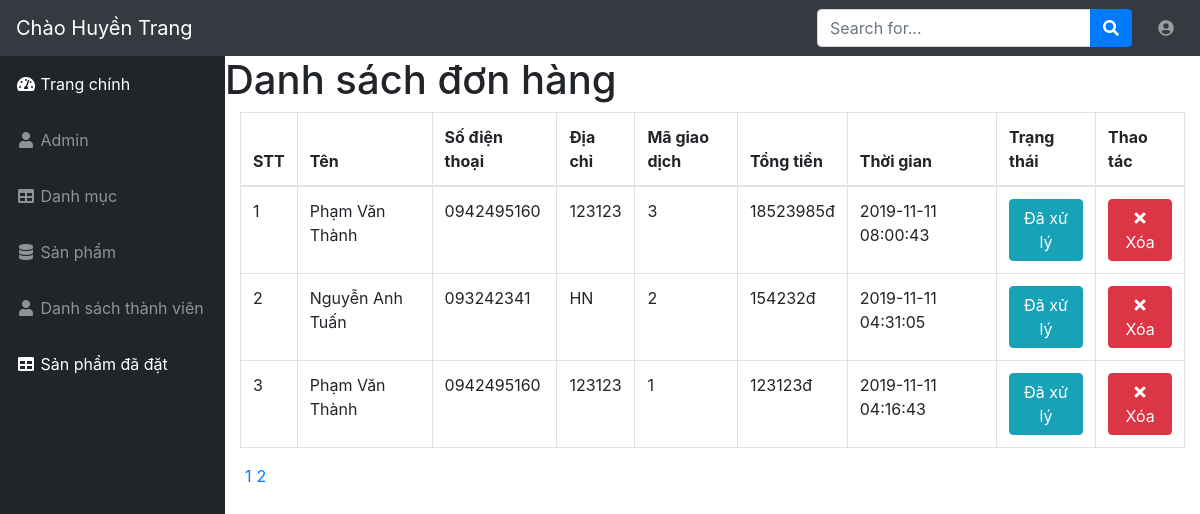
The app's page /admin/modules/transaction/index.php?page=2 (signed in) with its own data.
### tables this page shows
CREATE TABLE `transaction` (
  `id` int(11) NOT NULL,
  `amount` int(11) DEFAULT NULL,
  `users_id` int(11) DEFAULT NULL,
  `note` varchar(255) DEFAULT NULL,
  `status` tinyint(4) DEFAULT '0',
  `created_at` timestamp NULL DEFAULT CURRENT_TIMESTAMP,
  `updated_at` timestamp NULL DEFAULT CURRENT_TIMESTAMP ON UPDATE CURRENT_TIMESTAMP
);

CREATE TABLE `users` (
  `id` int(11) NOT NULL,
  `name` varchar(100) DEFAULT NULL,
  `email` varchar(100) DEFAULT NULL,
  `password` varchar(50) DEFAULT NULL,
  `phone` char(15) DEFAULT NULL,
  `address` varchar(100) DEFAULT NULL,
  `avatar` varchar(100) DEFAULT NULL,
  `status` tinyint(4) DEFAULT '1',
  `token` varchar(50) DEFAULT NULL,
  `created_at` timestamp NULL DEFAULT CURRENT_TIMESTAMP,
  `updated_at` timestamp NULL DEFAULT CURRENT_TIMESTAMP ON UPDATE CURRENT_TIMESTAMP
);

### libraries/database.php (called while the page is built, shortened)
<?php
    class Database
    {
        public $link;
        public function __construct()
        {
            $this->link = mysqli_connect("localhost","root","","bookstore") or die ();
            mysqli_set_charset($this->link,"utf8");
        }
        public function countTable($table)
        {
            $sql = "SELECT id FROM  {$table}";
            $result = mysqli_query($this->link, $sql) or die("Lỗi Truy Vấn countTable----" .mysqli_error($this->link));
            $num = mysqli_num_rows($result);
            return $num;
        }
         public  function fetchJone($table,$sql ,$page = 0,$row ,$pagi = false )
        {
            $data = [];
            if ($pagi == true )
            {
                $total = $this->countTable($table);
                $sotrang = ceil($total / $row);
                $start = ($page - 1 ) * $row ;
                $sql .= " LIMIT $start,$row";
                $data = [ "page" => $sotrang];
                $result = mysqli_query($this->link,$sql) or die("Lỗi truy vấn fetchJone ---- " .mysqli_error($this->link));
            }
            else
            {
                $result = mysqli_query($this->link,$sql) or die("Lỗi truy vấn fetchJone ---- " .mysqli_error($this->link));
            }
            if( $result)
            {
                while ($num = mysqli_fetch_assoc($result))
                {
                    $data[] = $num;
                }
            }
            return $data;
        }
    }
?>

### admin/autoload/autoload.php (called while the page is built, shortened)
<?php
    require_once  __DIR__. "/../../libraries/database.php";
    $db = new database;
 ?>

### admin/modules/transaction/index.php (the view, shortened to what this page needs)
<?php
    require_once  __DIR__. "/../../autoload/autoload.php";
    if(isset($_GET['page']))
    {
        $p = $_GET['page'];
    }
    else
    {
        $p = 1;
    }
    $sql = "SELECT transaction.*,users.name as nameuser,users.phone as phoneuser,users.address as adruser FROM transaction LEFT JOIN users ON users.id = transaction.users_id ORDER BY ID DESC  ";
    $transaction = $db->fetchJone("transaction",$sql,$p,6,true);
    if(isset($transaction['page']))
    {
        $sotrang = $transaction['page'];
        unset($transaction['page']);
    }
 ?>
<?php require_once  __DIR__. "/../../layouts/header.php";   ?>
            <div class="container"><div class="row">
                <div class="col-1g-12">
                    <h1 class="page-header">
                        Danh sách đơn hàng
                    </h1>
                </div>
            </div>
                    <div class="row">
                        <div class="col-md-12">
                            <div class="table-responsive">
    <table class="table table-bordered table-hover" >
        <thead>
            <tr>
                <th>STT</th>
                <th>Tên</th>
                <th>Số điện thoại</th>
                <th>Địa chỉ</th>
                <th>Mã giao dịch</th>
                <th>Tổng tiền</th>
                <th>Thời gian</th>
                <th>Trạng thái</th>
                <th>Thao tác</th>
            </tr>
        </thead>
        <tbody>
            <?php $stt = 1; foreach ($transaction as $item): ?>
                <tr>
                <td><?php echo $stt ?></td>
                <td><?php echo $item['nameuser']; ?></td>
                <td><?php echo $item['phoneuser']; ?></td>
                <td><?php echo $item['adruser']; ?></td>
                <td><?php echo $item['id']; ?></td>
                <td><?php echo $item['amount']; ?>đ</td>
                <td><?php echo $item['created_at'] ?></td>
                <td>
                    <a href="status.php?id=<?php echo $item['id'] ?>" class="btn btn-xs <?php echo $item['status'] == 0 ? 'btn-danger' : 'btn-info' ?> "><?php echo $item['status'] == 0 ? 'Chưa xử lý' : 'Đã xử lý' ?></a>
                </td>
                    <td>
                        <a class="btn btn-xs btn-danger" href="delete.php?id=<?php echo $item['id'] ?>"><i class="fa fa-times"></i>Xóa</a>
                    </td>
                        </tr class="btn btn-xs btn-info">
                               <?php $stt++ ;endforeach ?>
                                </tbody>
                                </table>
                                 <div class="pull-right">
                                <nav aria-label="Page navigation example">
                                <ul class="pagination">
                                    <li>
                                        <?php for ($i=1; $i <= $sotrang ; $i++) : ?>
                                        <?php
                                            if(isset($_GET['page']))
                                            {
                                                $p = $_GET['page'];
                                            }
                                            else
                                            {
                                                $p = 1;
                                            }
                                         ?>
                                         <li class="<?php echo ($i == $p) ?'active' : '' ?> " style="margin-left: 5px ">
                                            <a href="?page=<?php echo $i;?>"><?php echo $i;?> </a>
                                         </li>
                                     <?php endfor; ?>
                                    </li>
                                </ul>
                            </nav>
                            </div>
                        </div>
                    </div>
                </div>
            </div>
        </div>
  <?php require_once  __DIR__. "/../../layouts/footer.php";   ?>

### records on screen
transaction: users.name "Phạm Văn Thành", users.phone "0942495160", users.address "123123", id "3", amount "18523985", created_at "2019-11-11 08:00:43", status "Đã xử lý"
transaction: users.name "Nguyễn Anh Tuấn", users.phone "093242341", users.address "HN", id "2", amount "154232", created_at "2019-11-11 04:31:05", status "Đã xử lý"
transaction: users.name "Phạm Văn Thành", users.phone "0942495160", users.address "123123", id "1", amount "123123", created_at "2019-11-11 04:16:43", status "Đã xử lý"

### other values on screen
$_SESSION['admin_name'] "Huyền Trang"
